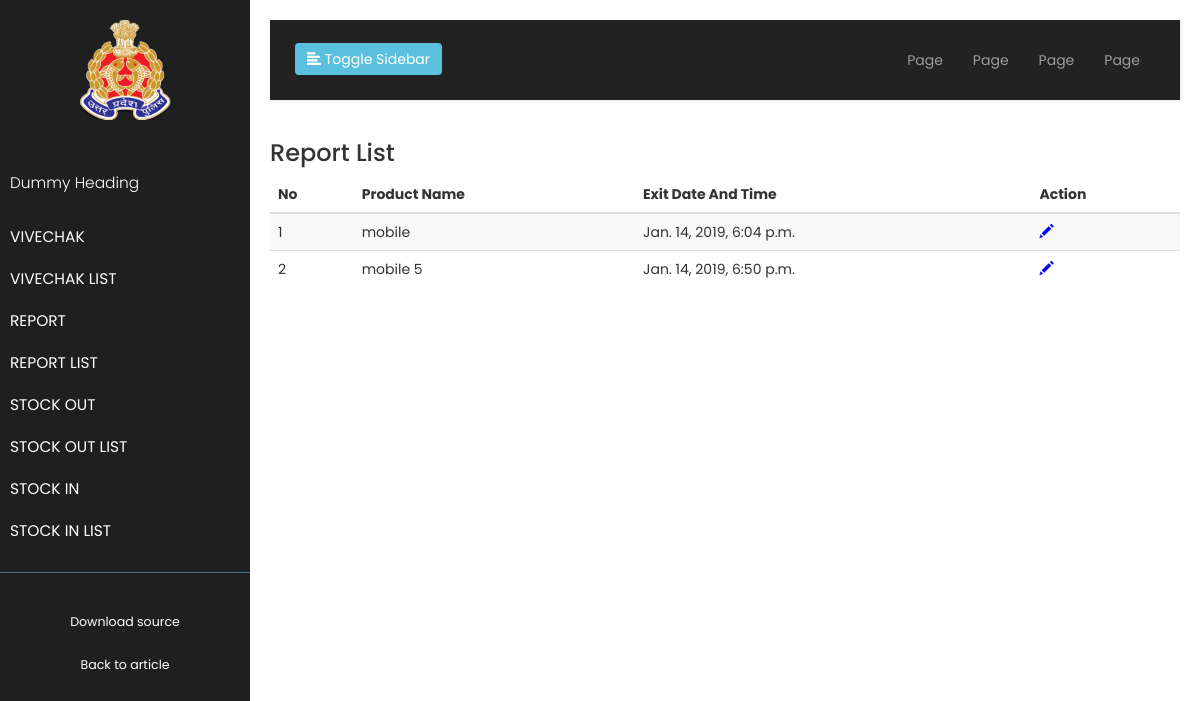
/stockoutlist, run on the app's committed database.
### main/models.py (models this page shows)
class StockOut(models.Model):
    product_name = models.CharField(max_length=100, blank=False, default="")
    exit_date_and_time = models.DateTimeField(default=datetime.now)

### main/views.py (the view)
# urls.py: url(r'^stockoutlist$', views.StockOutList.as_view(), name='stockoutlist'),
class StockOutList(ListView):
    template_name = 'Stockoutlist.html'
    queryset = StockOut.objects.all()

### main/templates/Stockoutlist.html
{% extends 'base.html' %}
{% block body %}
    <h3>Report List</h3>
        <table class="table table-striped">
            <thead class="thead-dark">
                <th>No</th>
                <th>Product Name</th>
                <th>Exit Date And Time</th>
                <th>Action</th>
            </thead>
            <tbody>
                {% for instance in object_list %}
                    <tr>
                        <td>{{ instance.pk }}</td>
                        <td>{{ instance.product_name }}</td>
                        <td>{{ instance.exit_date_and_time }}</td>
                        <td>
                            <a href="#" class="glyphicon glyphicon-pencil" style="color: blue" role="button"/>&nbsp;&nbsp;
                        </td>
                    </tr>
                {% endfor %}
            </tbody>
        </table>
{% endblock %}

### main/static/css/style.css (style rules this page uses)
body { font-family: 'Poppins', sans-serif; }
a, a:hover, a:focus { color: inherit; text-decoration: none; transition: all 0.3s; }

### data on the page
StockOut: pk "1", product_name "mobile", exit_date_and_time "Jan. 14, 2019, 6:04 p.m."
StockOut: pk "2", product_name "mobile 5", exit_date_and_time "Jan. 14, 2019, 6:50 p.m."
